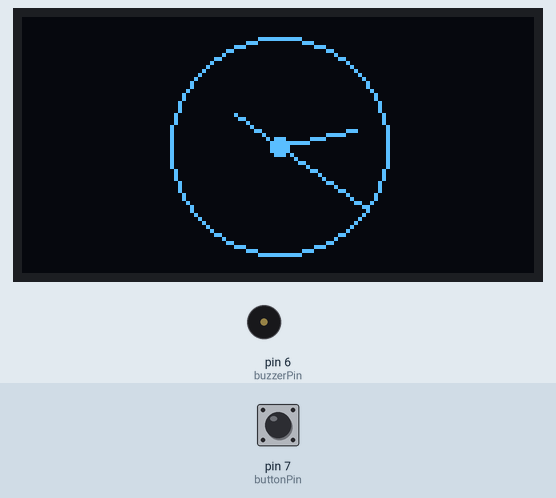
Simulated run of this sketch. Board: Arduino Uno, built with avr-gcc and run on an emulated ATmega328P. Parts: 128×64 one-colour display, buzzer (waves = sounding, pin HIGH). The test bench sets the inputs (shaded band); at power-on: pin 7 (buttonPin) LOW. The local clock reads 2024-03-15 10:24:30 at power-on unless the sketch sets it; what the sketch prints to the serial monitor is not drawn.

Above: at 1.2 s.
1.3 s: pin 7 (buttonPin) pulled HIGH for 3.2 s
At 7.4 s:
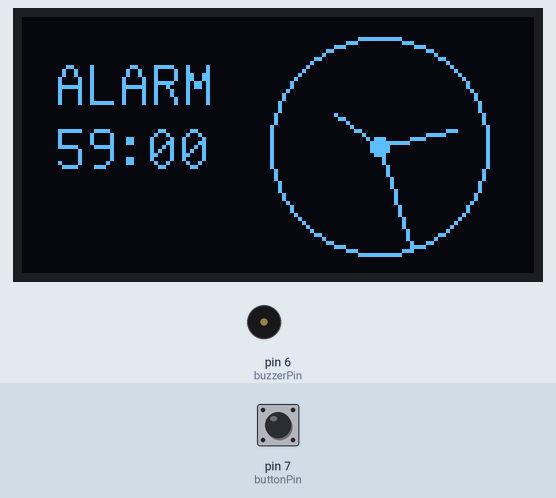
7.5 s: pin 7 (buttonPin) pulled HIGH for 1 s
At 11.2 s:
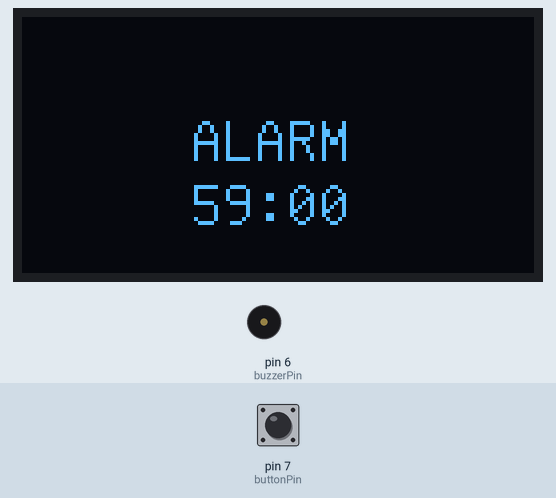
11.5 s: pin 7 (buttonPin) pulled HIGH for 0.15 s
At 13.3 s:
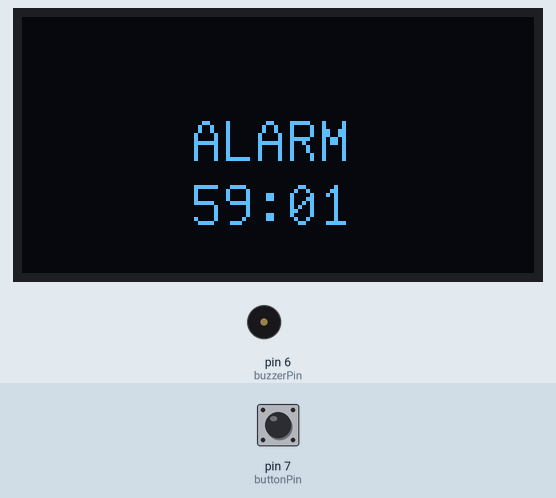
13.8 s: pin 7 (buttonPin) pulled HIGH for 0.15 s
At 15.9 s:
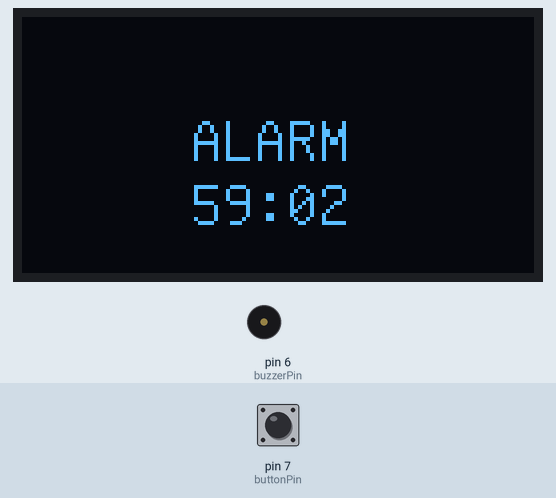
Timing chart, 0 to 17.2 s (numbered marks = the images above; inputs shaded):
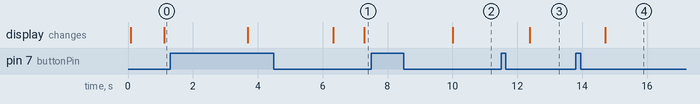

The sketch:

AnalogClockSketch.ino
```cpp
/*
* Name: Analog Clock
* Author: Sydney Myrén
* Date: 2025-10-20
* Description: This project uses a ds3231 to measure time and displays the analog time to an 1306 oled display. It also has a function for setting an alarm.
*/

// Include Libraries
#include <RTClib.h>
#include <Wire.h>
#include "U8glib.h"
#include <math.h>

// Init constants
#define SCREEN_WIDTH 128
#define SCREEN_HEIGHT 64

// Variables for alarmsetting
bool alarm = false;
int alarmHour = 0;
int alarmMinute = 0;

String hours[24] = { "00", "01", "02", "03", "04", "05", "06", "07", "08", "09", "10", "11", "12", "13", "14", "15", "16", "17", "18", "19", "20", "21", "22", "23" };
String minutes[60] = { "00", "01", "02", "03", "04", "05", "06", "07", "08", "09", "10", "11", "12", "13", "14", "15", "16", "17", "18", "19", "20", "21", "22", "23", "24", "25", "26", "27", "28", "29", "30", "31", "32", "33", "34", "35", "36", "37", "38", "39", "40", "41", "42", "43", "44", "45", "46", "47", "48", "49", "50", "51", "52", "53", "54", "55", "56", "57", "58", "59" };

// Peripherals
const int buzzerPin = 6;
const int buttonPin = 7;

// Construct objects
RTC_DS3231 rtc;
U8GLIB_SSD1306_128X64 u8g(U8G_I2C_OPT_NONE);

void setup() {
  // init communication
  Serial.begin(9600);
  Wire.begin();

  u8g.setFont(u8g_font_unifont);

  // Init Hardware
  rtc.begin();

  // Settings
  rtc.adjust(DateTime(F(__DATE__), F(__TIME__)));

  // Set buzzer as input
  pinMode(buzzerPin, OUTPUT);
  // Set button as input
  pinMode(buttonPin, INPUT);
}

void loop() {
  oledAnalogClock(getHour(), getMinute(), getSecond());
  if (digitalRead(buttonPin) == HIGH) {
    setAlarm();
    delay(100);
    Serial.println("Pressed");
  }
  if ((getHour() == alarmHour) && (getMinute() == alarmMinute)) {
    soundAlarm();
  }
}

//This function reads the hour from a ds3231
//Parameters: Void
//Returns: hour as int
int getHour() {
  DateTime now = rtc.now();
  return now.hour();
}

//This function reads the minute from a ds3231
//Parameters: Void
//Returns: minute as int
int getMinute() {
  DateTime now = rtc.now();
  return now.minute();
}

//This function reads the second from a ds3231
//Parameters: Void
//Returns: second as int
int getSecond() {
  DateTime now = rtc.now();
  return now.second();
}

//This function displays the time as an analog clock on a oled display
//Parameters: hour as int, minute as int, second as int
//Returns: void
void oledAnalogClock(int h, int m, int s) {
  int centerX = SCREEN_WIDTH / 2;
  int centerY = SCREEN_HEIGHT / 2;

  if (alarm == true) {
    centerX += 25;
  }

  int secondRadius = SCREEN_HEIGHT / 2 - 5;
  int hourRadius = secondRadius / 2;
  int minuteRadius = secondRadius * 0.75;

  // Calculate minute coords
  float mDeg = (m + s / 60.0) * 6 - 90;
  float minuteTheta = mDeg * M_PI / 180.0;

  int minuteX = centerX + minuteRadius * cos(minuteTheta);
  int minuteY = centerY + minuteRadius * sin(minuteTheta);

  // Calculate hour coords
  float hDeg = ((h % 12) + m / 60.0) * 30 - 90;
  float hourTheta = hDeg * M_PI / 180.0;

  int hourX = centerX + hourRadius * cos(hourTheta);
  int hourY = centerY + hourRadius * sin(hourTheta);

  // Calculate second coords
  float sDeg = map(s, 0, 60, 0, 360) - 90;
  float secondTheta = sDeg * M_PI / 180.0;

  int secondX = centerX + secondRadius * cos(secondTheta);
  int secondY = centerY + secondRadius * sin(secondTheta);

  u8g.firstPage();
  do {
    if (alarm == true) {
      u8g.drawStr(8, 22, "ALARM");
      u8g.drawStr(8, 38, hours[alarmHour].c_str());
      u8g.drawStr(23, 38, ":");
      u8g.drawStr(31, 38, minutes[alarmMinute].c_str());
    }
    u8g.drawCircle(centerX, centerY, secondRadius);
    u8g.drawDisc(centerX, centerY, 2);

    u8g.drawLine(centerX, centerY, minuteX, minuteY);
    u8g.drawLine(centerX, centerY, hourX, hourY);
    u8g.drawLine(centerX, centerY, secondX, secondY);

  } while (u8g.nextPage());
}

//This function sounds the alarm and disables it on a buttonpress
//Parameters: Void
//Returns: void
void soundAlarm() {
  while (digitalRead(buttonPin) != HIGH) {
    tone(buzzerPin, 1000);
    delay(200);
    noTone(buzzerPin);
    delay(200);
  }
  noTone(buzzerPin);
  alarm = false;
}

//This function sets the alarm
//Parameters: Void
//Returns: void
void setAlarm() {

  String HM = "hour";
  alarmHour = -1;
  alarmMinute = 0;


  while (HM == "hour") {
    if (digitalRead(buttonPin) == HIGH) {
      delay(700);
      if (digitalRead(buttonPin) == HIGH) {
        HM = "minute";
        delay(1500);
      } else {
        alarmHour += 1;
      }
    }

    u8g.firstPage();
    do {
      u8g.drawStr(42, 36, "ALARM");

      u8g.drawStr(42, 52, hours[alarmHour].c_str());
      u8g.drawStr(58, 52, ":");
      u8g.drawStr(66, 52, minutes[alarmMinute].c_str());
    } while (u8g.nextPage());
  }

  while (HM == "minute") {
    if (digitalRead(buttonPin) == HIGH) {
      delay(700);
      if (digitalRead(buttonPin) == HIGH) {
        HM = "done";
        alarm = true;
        delay(1500);
      } else {
        alarmMinute += 1;
      }
    }

    u8g.firstPage();
    do {
      u8g.drawStr(42, 36, "ALARM");

      u8g.drawStr(42, 52, hours[alarmHour].c_str());
      u8g.drawStr(58, 52, ":");
      u8g.drawStr(66, 52, minutes[alarmMinute].c_str());
    } while (u8g.nextPage());
  }
}
```

Measured:
- after the input at 1.3 s, the display: first changes after 2.4 s (image 1 shows a later state)
- after the input at 7.5 s, the display: changes after 2.5 s (image 2)
- after the input at 11.5 s, the display: changes after 0.89 s (image 3)
- after the input at 13.8 s, the display: changes after 0.91 s (image 4)
